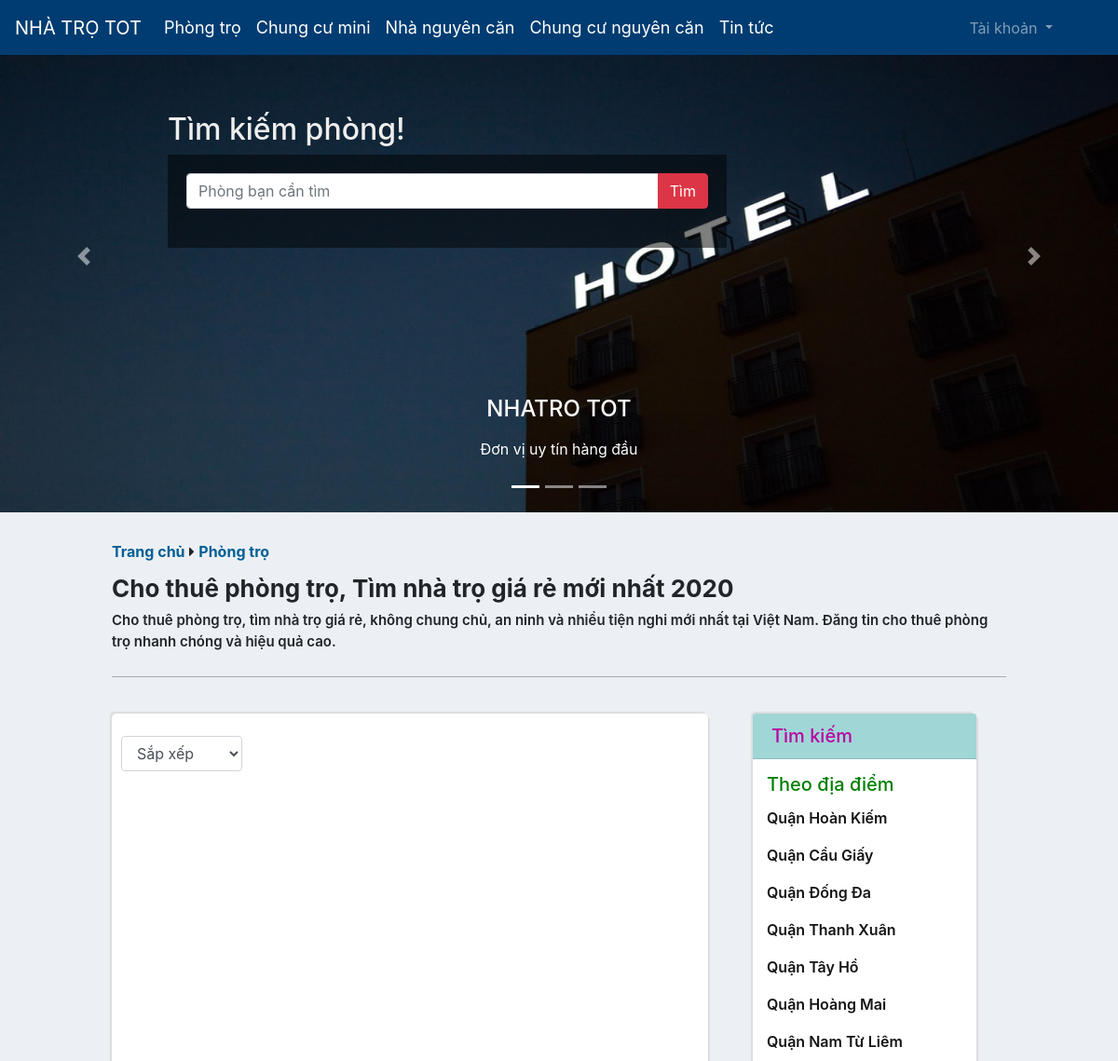
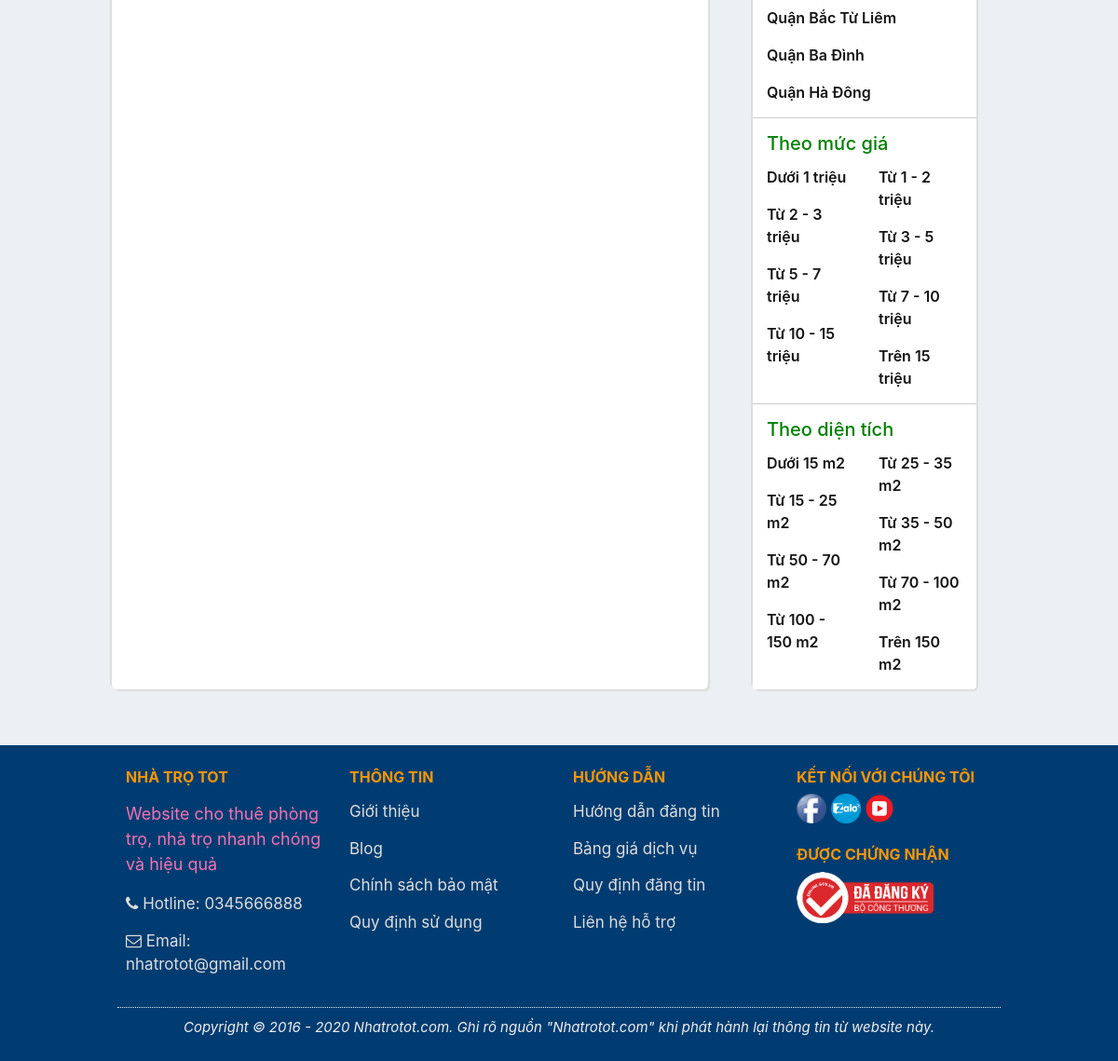
Before: /Frontend/index.php?controller=products&action=categories&id=1 with the older database file (2 pictures, top to bottom).
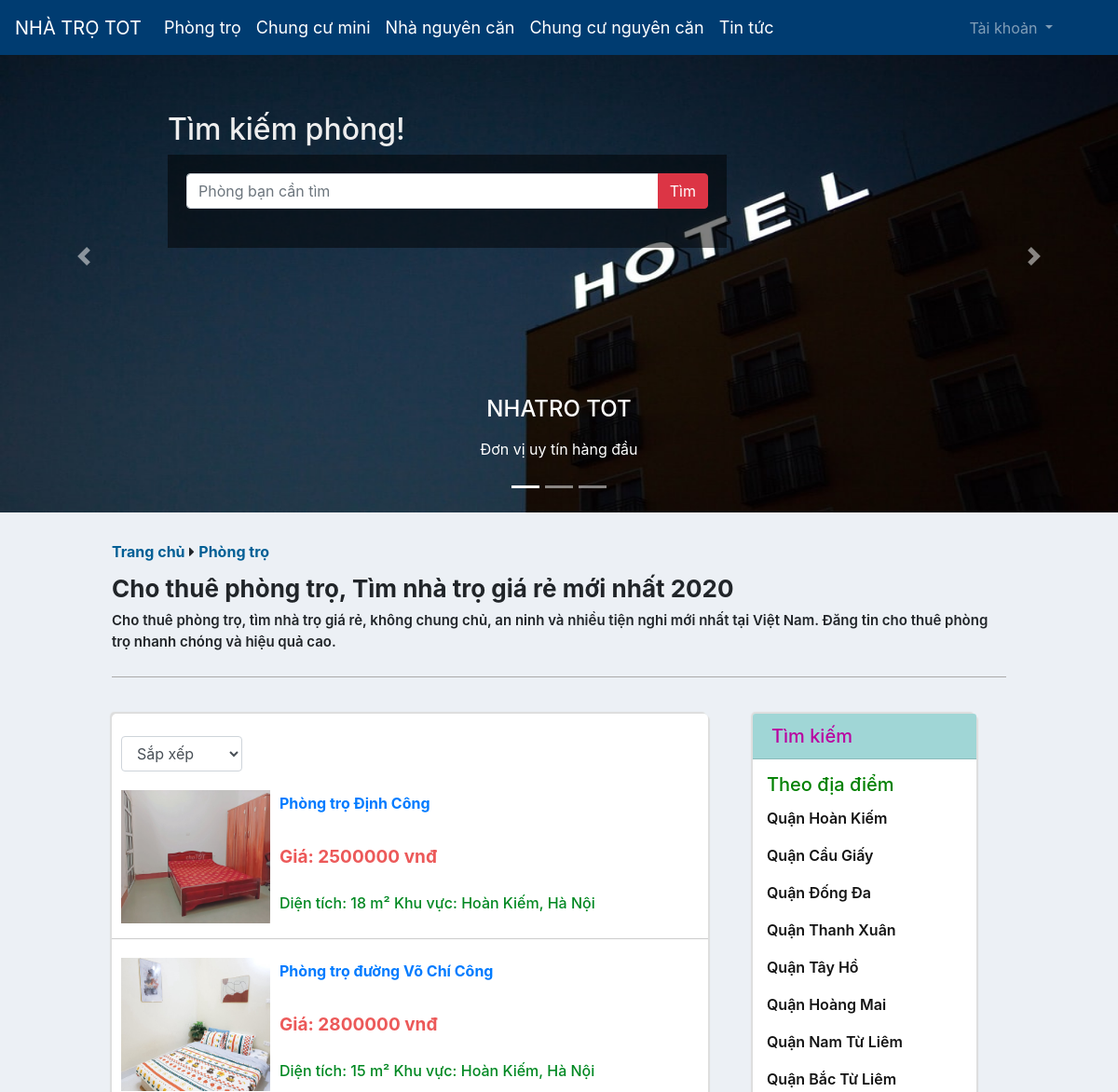
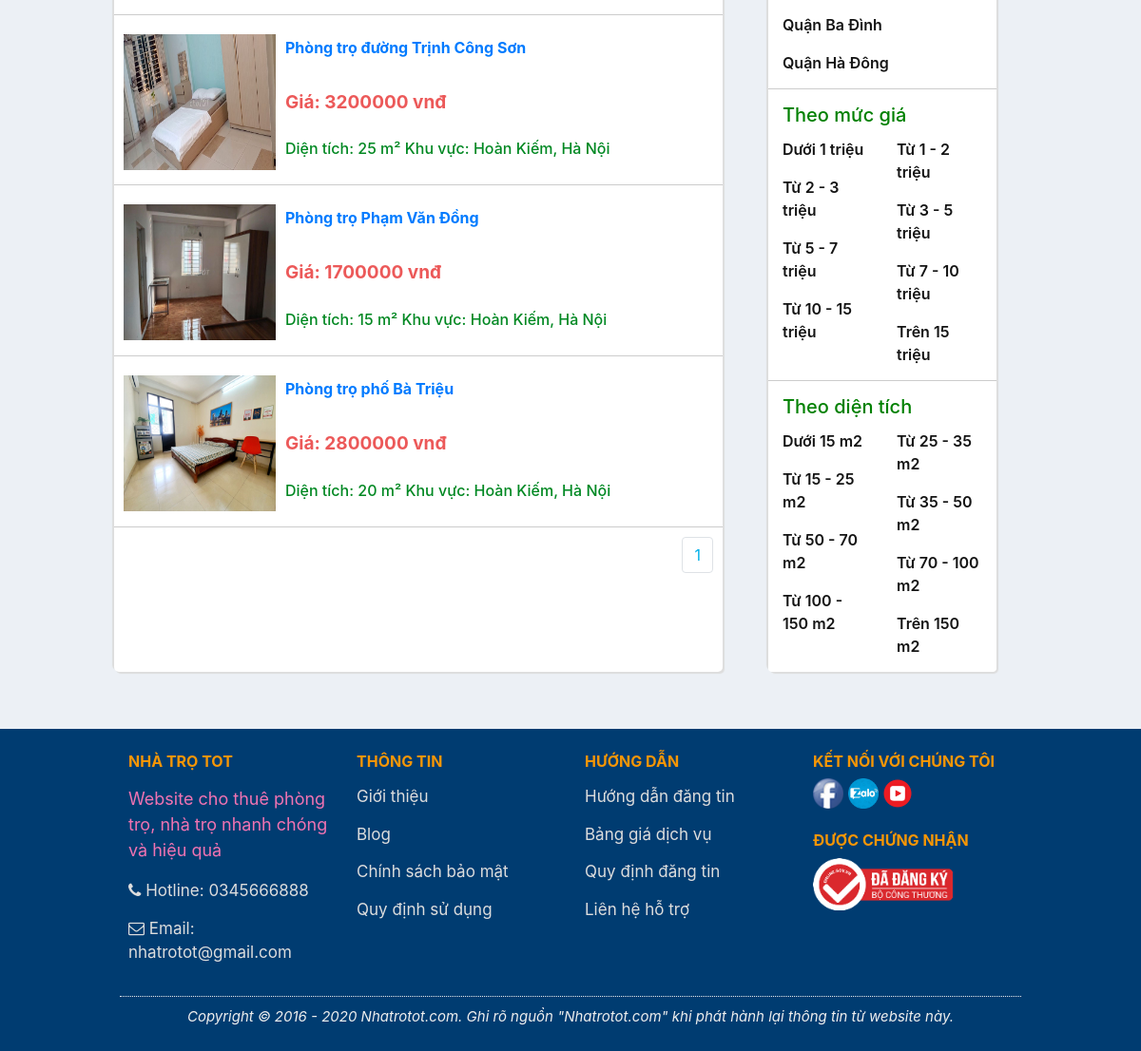
After: the same page with the newer database file (2 pictures, top to bottom).
### tables this page shows
CREATE TABLE `slide` (
  `id` int(11) NOT NULL,
  `photo` varchar(255) NOT NULL,
  `title` varchar(255) NOT NULL,
  `description` varchar(255) NOT NULL
);

CREATE TABLE `products` (
  `id` int(11) NOT NULL,
  `name` varchar(500) NOT NULL,
  `photo` varchar(255) NOT NULL,
  `owner_id` int(11) NOT NULL,
  `category_id` int(11) NOT NULL,
  `location_id` int(11) NOT NULL,
  `address` varchar(500) NOT NULL,
  `title` varchar(500) NOT NULL,
  `description` varchar(4000) NOT NULL,
  `area` double NOT NULL,
  `discount` double NOT NULL,
  `chung_chu` int(11) NOT NULL,
  `phong_tam` varchar(500) NOT NULL,
  `phong_bep` varchar(500) NOT NULL,
  `dieu_hoa` int(11) NOT NULL,
  `ban_cong` int(11) NOT NULL,
  `hot` int(11) NOT NULL,
  `gia_dien_nuoc` varchar(255) NOT NULL,
  `price` double NOT NULL,
  `quantities` int(11) NOT NULL,
  `date` date NOT NULL
);

### Frontend/Controllers/SlideController.php (called while the page is built)
<?php
	include "Models/SlideModel.php";
	class SlideController extends SlideModel{
		public function read(){
			$slides = $this->modelGetSlide();
			include "Views/SlideView.php";
		}
	}
 ?>

### Frontend/Models/SlideModel.php (called while the page is built, shortened)
<?php
	class SlideModel{
		public function modelGetSlide(){
			$conn = Connection::getInstance();
			$query = $conn->query("select * from slide order by id asc");
			return $query->fetchAll();
		}
	}
 ?>

### Frontend/Controllers/ProductsController.php (called while the page is built, shortened)
<?php
	include "Models/ProductsModel.php";
	class ProductsController extends ProductsModel{
		public function categories(){
			$category_id = isset($_GET["id"]) ? $_GET["id"] : 0;
			$recordPerPage = 9;
			$listRecordCategory = $this->modelReadCategory($category_id,$recordPerPage);
			include "Views/ProductsCategoryView.php";
		}
	}
 ?>

### Frontend/Models/ProductsModel.php (called while the page is built, shortened)
<?php
	class ProductsModel
	{
		public function modelReadCategory($category_id,$recordPerPage){
			$page = isset($_GET["p"]) && $_GET["p"] > 0 ? $_GET["p"]-1 : 0;
			$from = $page * $recordPerPage;
			$conn = Connection::getInstance();
			$sqlOrderBy=" order by id desc ";
			$sort= isset($_GET["sort"]) ? $_GET["sort"] : "";
			$query = $conn->query("select * from products where category_id=$category_id $sqlOrderBy limit $from, $recordPerPage");
			return $query->fetchAll();
		}
	}
 ?>

### Frontend/Views/ProductsCategoryView.php (the view, shortened to what the rows shown need)
<div class="danhsachphong col-md-12 col-lg-8">
	<br>
	<br><br>
	<?php foreach($listRecordCategory as $rows): ?>
		<div class="phong d-flex">
		    <img style="height: 143px;" src="../Assets/Upload/Products/<?php echo $rows->photo ?>" alt="">
		    <div>
		        <h6><a href="#"><?php echo $rows->name; ?></a></h6>
		        <p class="tomtat"></p>
		        <p class="gia">Giá: <?php echo $rows->price; ?> vnđ</p>
		        <br>
		        <p class="dientich">Diện tích: <?php echo $rows->area; ?> m² <span></span> Khu vực: Hoàn Kiếm, Hà Nội</p>
		    </div>
		</div>
	<?php endforeach; ?>
</div>

### Frontend/Views/SlideView.php (shortened to what the rows shown need)
<div id="carouselExampleCaptions" class="carousel slide" data-ride="carousel">
  <div class="carousel-inner">
  	<?php foreach ($slides as $rows):?>
    <div class="carousel-item <?php if($rows->id==5){echo "active";} ?>">
      <img src="../Assets/Upload/Slides/<?php echo $rows->photo; ?>" class="d-block w-100" alt="...">
      <div class="carousel-caption d-none d-md-block">
        <h4><?php echo $rows->title; ?></h4>
        <p><?php echo $rows->description; ?></p>
      </div>
    </div>
	<?php endforeach; ?>
  </div>
</div>

Changed rows visible on the page:
added products: photo (picture), name "Phòng trọ Định Công", price "2500000", area "18"
added products: photo (picture), name "Phòng trọ đường Võ Chí Công", price "2800000", area "15"
added products: photo (picture), name "Phòng trọ đường Trịnh Công Sơn", price "3200000", area "25"
added products: photo (picture), name "Phòng trọ Phạm Văn Đồng", price "1700000", area "15"
added products: photo (picture), name "Phòng trọ phố Bà Triệu", price "2800000", area "20"
Other visible differences:
new list line: "1"
